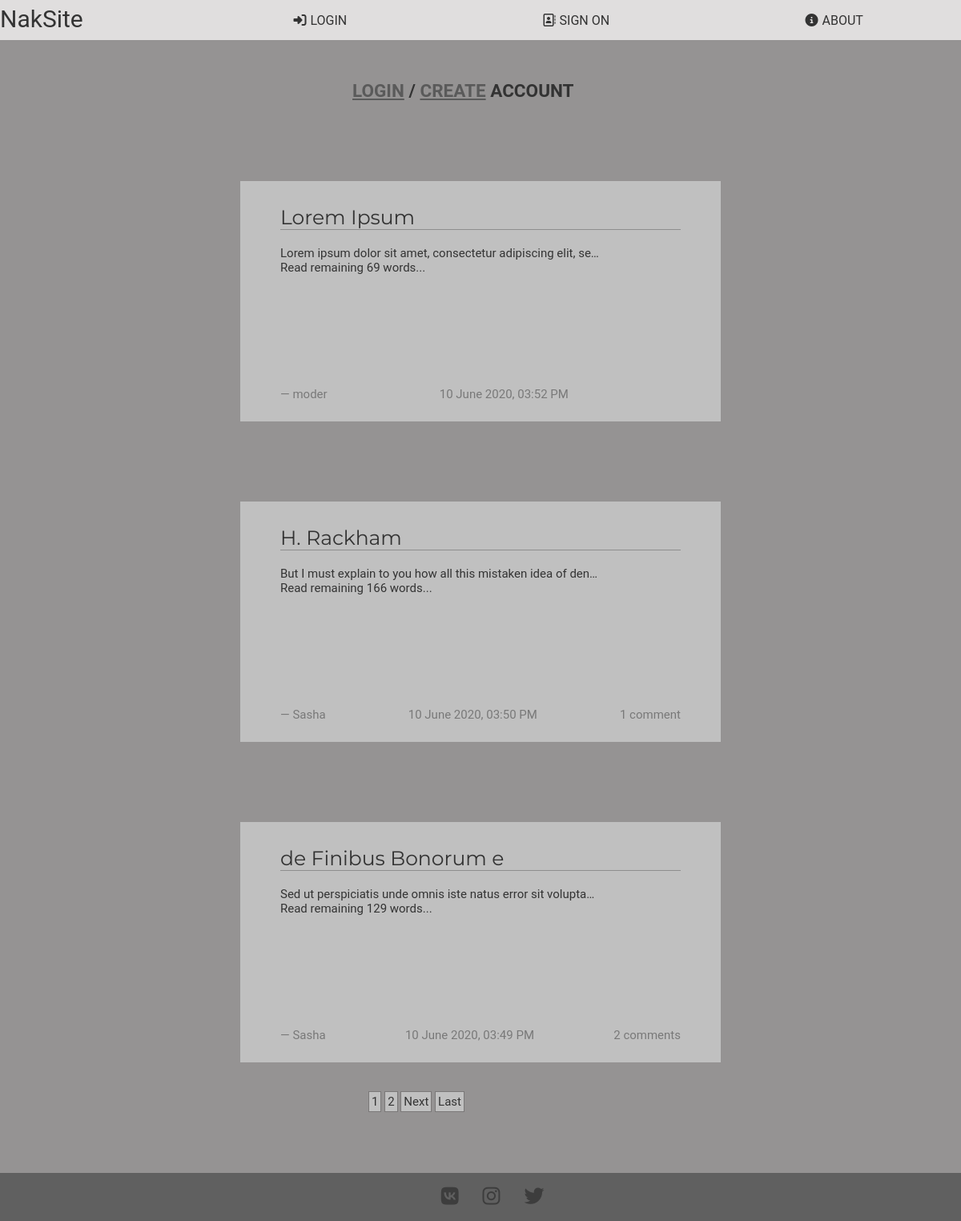
The page / on the database its author committed.
### blog/models.py (models this page shows, shortened)
class Post(models.Model):
    author = models.ForeignKey(User, on_delete=models.CASCADE, null=True, blank=True)
    title = models.CharField(max_length=20)
    text = models.TextField(max_length=1000)
    created_date = models.DateTimeField(default=timezone.now)
    published_date = models.DateTimeField(default=timezone.now)
    def get_absolute_url(self):
        return reverse('post_detail', kwargs={'pk': self.pk})

### blog/views.py (the view)
# urls.py: path('', views.PostList.as_view(), name='post_list'),
class PostList(ListView):
    model = Post
    template_name = 'blog/post_list.html'
    queryset = Post.objects.order_by('-published_date')
    context_object_name = 'posts'
    paginate_by = 3

### blog/templates/blog/post_list.html (shortened to what this page needs)
{% extends 'blog/base.html' %}
{% block  content %}
    <section class="section">
        <div class="container">
            {% for post in posts %}
                <div class="posts">
                    <div class="post post--change">
                        <a class="post_a" href="{{ post.get_absolute_url }}">
                            <div class="post_container">
                                <div class="post_header">
                                    <div class="post_title">{{ post.title }}</div>
                                </div>
                                <div class="post_body">
                                    <div class="post_text">{{ post.text|truncatechars:60 }}</div>
                                    {% if post.text|length > 200 %}
                                        <div class="post_text">Read remaining {{ post.text|wordcount }} words...</div>
                                        </div>
                                    {% endif %}
                                <div class="post_footer">
                                    <div class="post_author"> — {{ post.author|default_if_none:"Anonymous User" }}</div>
                                    <div class="post_date">
                                        {{ post.published_date|date:"j F Y, h:i A" }}
                                    </div>
                                    <div class="post_comments">
                                        {% if post.comments.count == 1 %}
                                            <div class="comment-count">
                                                <div class="comments_info">
                                                    {{ post.comments.count }} comment
                                                </div>
                                            </div>
                                        {% elif post.comments.count > 1 %}
                                            <div class="comment-count">
                                                <div class="comments_info">
                                                    {{ post.comments.count }} comments
                                                </div>
                                            </div>
                                        {% endif %}
                                    </div>
                                </div>
                            </div>
                        </a>
                    </div>
                </div>
            {% empty %}
                <p>No articles</p>
            {% endfor %}
            <div class="pagination">
            {% if is_paginated %}
                {% for num in page_obj.paginator.page_range %}
                    {% if is_paginated.number  == num %}
                        <a class="pagination_btn" href="?page={{ num }}">{{ num }}</a>
                    {% elif  num > page_obj.number|add:'-3' and num < page_obj.number|add:'3' %}
                        <a class="pagination_btn" href="?page={{ num }}">{{ num }}</a>
                    {% endif %}
                {% endfor %}
                {% if page_obj.has_next %}
                    <a class="pagination_btn" href="?page={{ page_obj.next_page_number }}">Next</a>
                    <a class="pagination_btn" href="?page={{ page_obj.paginator.num_pages }}">Last</a>
                {% endif %}
            {% endif %}
            </div>
        </div>
    </section>
{% endblock %}

### blog/static/css/style.css (style rules this page uses)
*, *:before, *:after { box-sizing: border-box; }
body { background-color: #959393; margin: 0; font-size: 15px; color: #333; font-family: "Roboto", "Lucida Grande", "DejaVu Sans", "Bitstream Vera Sans", Verdana, Arial, sans-serif; }
.container { width: 100%; max-width: 1200px; margin: 0 auto; }
.posts { margin-top: 100px; }
.post { background-color: #c0c0c0; height: 300px; width: 600px; margin: 0 auto; color: #333333; text-decoration: none; transition: background-color .1s linear; }
.pagination { margin: 40px auto; width: 280px; }
.pagination_btn { padding: 3px; text-decoration: none; color: #333333; background-color:#c0c0c0 ; border: 1px solid #7a7878; }
.post_a { color: #333333; text-decoration: none; }
.post_container { margin: 30px auto; width: 500px; position: relative; }
.post_header { display: flex; padding-top: 30px; justify-content: space-between; border-bottom: 1px solid #8e8e8e; position: relative; }
.post_title { font-size: 25px; font-family: 'Montserrat', sans-serif; }
.post_body { padding-top: 20px; }
.post_footer { display: flex; justify-content: space-between; opacity: 0.5; margin-top: 140px; padding-bottom: 20px; }
.comments_info { text-decoration: none; color: #333333; }

### rows shown on the page
Post: title "Lorem Ipsum", text "Lorem ipsum dolor sit amet, consectetur adipiscing elit, se…", text "69", author "moder", published_date "10 June 2020, 03:52 PM"
Post: title "H. Rackham", text "But I must explain to you how all this mistaken idea of den…", text "166", author "Sasha", published_date "10 June 2020, 03:50 PM", comments.count "1"
Post: title "de Finibus Bonorum e", text "Sed ut perspiciatis unde omnis iste natus error sit volupta…", text "129", author "Sasha", published_date "10 June 2020, 03:49 PM", comments.count "2"

### other values the page prints
{{ num }} "1" "2"
